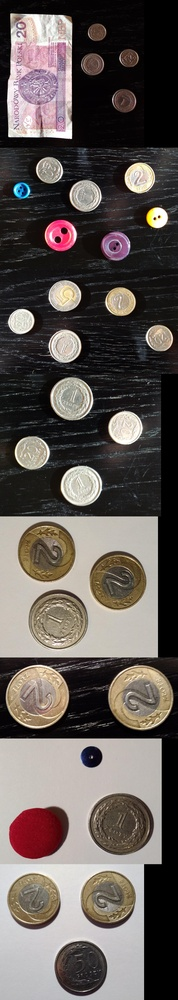
#> input picture easy_imgs1.jpg, 178 x 1000 px, shrunk from 2100 x 11815 before the run
$ python -i contour_mask.py   (imports and definitions only)
#> lines starting #> are read from the running program, lines starting #| are printed output that depends on the picture; after the words box and inside, x2 and y2 are one past the last pixel; in counts of white or black regions, pixels touching at a corner belong together
import skimage.morphology as mp
from skimage import filters
from skimage.color import rgb2gray
from scipy.ndimage import binary_fill_holes
import numpy as np


def binary_sobel(original, threshold):
    grayscale_contour = filters.sobel(rgb2gray(original))

    grayscale_contour[(grayscale_contour > threshold)] = 1
    grayscale_contour[(grayscale_contour < threshold)] = 0

    return grayscale_contour


def get_contour_mask(original):
    is_table = original[:50].mean() < 56
#> is_table = True
    is_paper = original[:50].mean() > 170
#> is_paper = False
    is_paper_on_carpet = original[-50:].mean() > 150
#> is_paper_on_carpet = False

    res = np.copy(original)

    if is_table:
        img = rgb2gray(original)
        median_filter_range = 12
        binary_sobel_threshold = 0.03
    elif is_paper:
        img = original[:, :, 2]
        median_filter_range = 2
        binary_sobel_threshold = 0.011
    else:
        img = original[:, :, 1]
        median_filter_range = 10
        if is_paper_on_carpet:
            binary_sobel_threshold = 0.011
        else:
            binary_sobel_threshold = 0.024

    img = filters.median(img, mp.disk(median_filter_range))
    img = binary_sobel(img, binary_sobel_threshold)
#> in binary_sobel, `grayscale_contour = filters.sobel(rgb2gray(original))`:
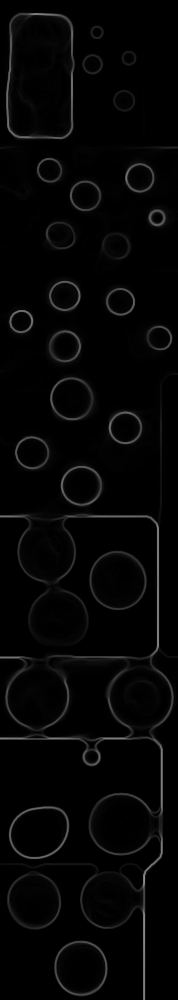
#> grayscale_contour: shape (1000, 178) float64; min 0, max 0.554, mean 0.0218
#> in binary_sobel, `grayscale_contour[(grayscale_contour > threshold)] = 1`:
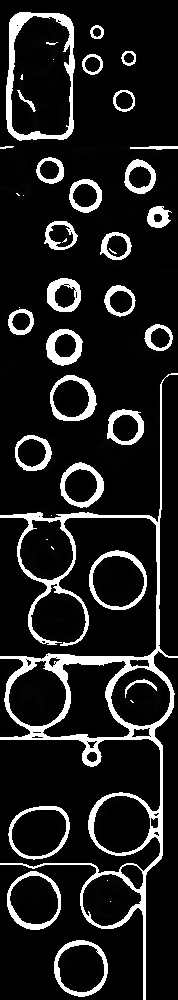
#> grayscale_contour: shape (1000, 178) float64; 12.58% of pixels changed, all inside (x1, y1, x2, y2) = (0, 12, 178, 1000)
#> in binary_sobel, `grayscale_contour[(grayscale_contour < threshold)] = 0`: grayscale_contour: shape (1000, 178) float64; values 0 (black) and 1 (white), 12.6% white; 43 white regions (13 under 20 px), largest, box (x1, y1, x2, y2) and area: (0, 373, 178, 1000) 9605, (6, 12, 75, 141) 2029, (89, 550, 147, 610) 732

    if is_paper:
        img = mp.binary_dilation(img)
        img = mp.binary_dilation(img)

    img = binary_fill_holes(img)
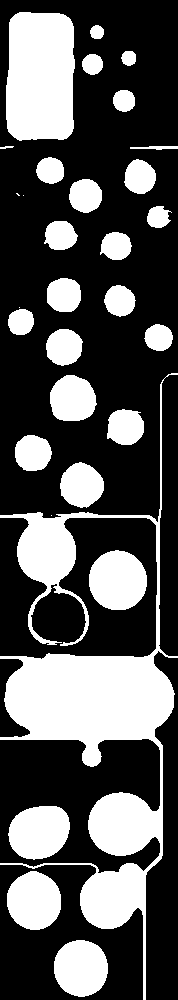
#> img: shape (1000, 178) bool; 33.5% white; 31 white regions (4 under 20 px), largest, box (x1, y1, x2, y2) and area: (0, 373, 178, 1000) 26342, (6, 12, 75, 141) 8188, (89, 550, 147, 610) 2754
    img = mp.binary_erosion(img)
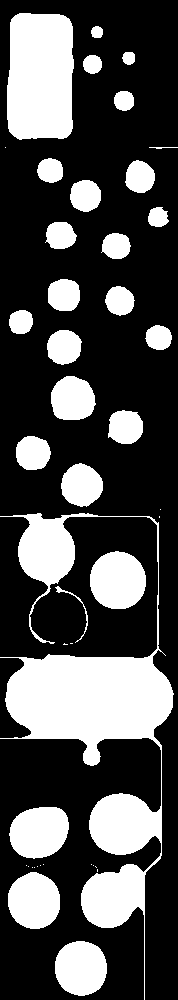
#> img: shape (1000, 178) bool; 30.3% white; 43 white regions (16 under 20 px), largest, box (x1, y1, x2, y2) and area: (0, 513, 174, 1000) 23255, (7, 13, 74, 140) 7839, (90, 551, 146, 609) 2589
    img = mp.binary_erosion(img)
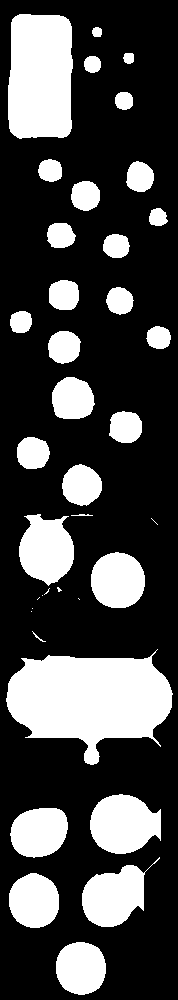
#> img: shape (1000, 178) bool; 27.7% white; 38 white regions (8 under 20 px), largest, box (x1, y1, x2, y2) and area: (6, 649, 173, 765) 12261, (8, 14, 73, 139) 7494, (90, 794, 161, 854) 3218

    if not is_table and not is_paper and is_paper_on_carpet:
        img = mp.binary_erosion(img)

    img = mp.remove_small_objects(img, 2000)
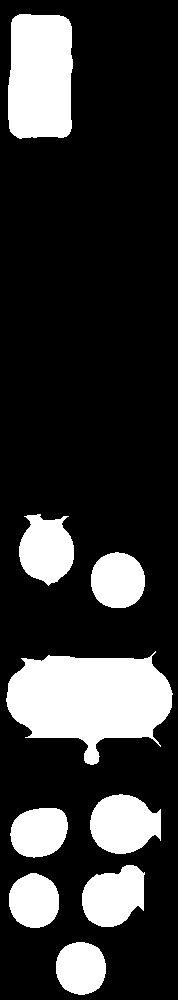
#> img: shape (1000, 178) bool; 21.2% white; 9 white regions, largest, box (x1, y1, x2, y2) and area: (6, 651, 173, 765) 12259, (8, 14, 73, 139) 7494, (90, 794, 161, 854) 3218

    res[img == 1] = 255
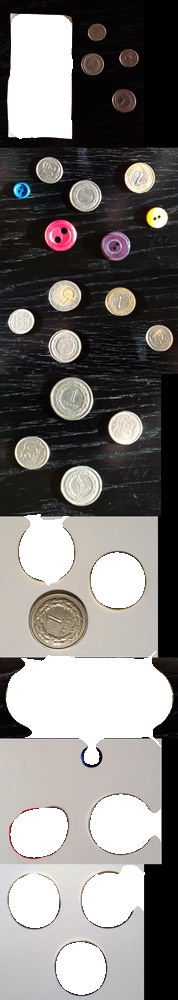
#> res: shape (1000, 178, 3); mean R, G, B 125.3, 122, 120
    res[img == 0] = 0

    return res

>>> import cv2
>>> picture = cv2.cvtColor(cv2.imread('easy_imgs1.jpg'), cv2.COLOR_BGR2RGB)
>>> result = get_contour_mask(picture)
